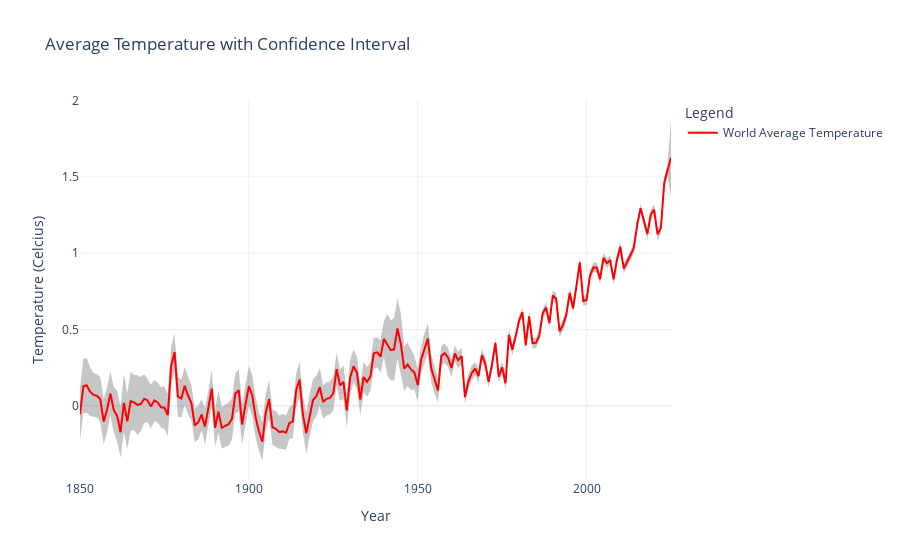

Notebook code for this chart:
### Code cell
fig = go.Figure(layout=go.Layout(template='plotly_white'))

# Add traces for each data series

fig.add_trace(go.Scatter(
    x=world_temp_data['Year'],
    y=world_temp_data['upper_bound'],
    mode='lines',
    name='Upper Bound',
    line=dict(width=0),
    showlegend=False
))

fig.add_trace(go.Scatter(
    x=world_temp_data['Year'],
    y=world_temp_data['lower_bound'],
    mode='lines',
    line=dict(width=0),
    fillcolor = 'rgba(68, 68, 68, 0.3)',
    fill = 'tonexty',
    name='Lower Bound',
    showlegend=False
))

fig.add_trace(go.Scatter(
    x=world_temp_data['Year'],
    y=world_temp_data['avg_temperature'],
    mode='lines',
    name='World Average Temperature',
    line=dict(color='red')
))

fig.update_layout(
    title='Average Temperature with Confidence Interval',
    xaxis_title='Year',
    yaxis_title='Temperature (Celcius)',
    hovermode='x unified', # Shows hover info for all traces at a given x-value
    legend_title_text='Legend'
)

### Figure 1 — Plotly figure (JSON) as saved in the notebook; plotly's stock layout.template omitted (floating-point values rounded to 4 significant figures; data arrays with more than 128 entries replaced by an {"elided": "..."} marker saying what was removed)
{"data": [{"line": {"width": 0}, "mode": "lines", "name": "Upper Bound", "showlegend": false, "type": "scatter", "x": {"elided": "176 int values"}, "y": {"elided": "176 float values"}}, {"fill": "tonexty", "fillcolor": "rgba(68, 68, 68, 0.3)", "line": {"width": 0}, "mode": "lines", "name": "Lower Bound", "showlegend": false, "type": "scatter", "x": {"elided": "176 int values"}, "y": {"elided": "176 float values"}}, {"line": {"color": "red"}, "mode": "lines", "name": "World Average Temperature", "type": "scatter", "x": {"elided": "176 int values"}, "y": {"elided": "176 float values"}}], "layout": {"hovermode": "x unified", "legend": {"title": {"text": "Legend"}}, "title": {"text": "Average Temperature with Confidence Interval"}, "xaxis": {"title": {"text": "Year"}}, "yaxis": {"title": {"text": "Temperature (Celcius)"}}}}
